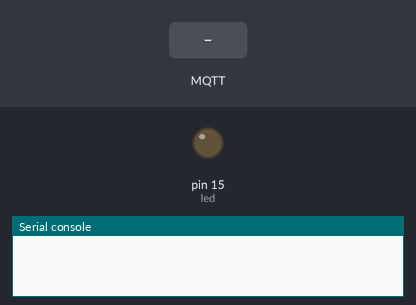
The program below on a simulated MicroPython board. Shown: output pins drawn as LEDs (lit = HIGH), the last lines printed to the serial console. The test bench sets the inputs (shaded band). WiFi joins after 1.5 s; no MQTT or app messages arrive unless stated.

Above: at 1.3 s.
1.4 s: MQTT message "1" arrives on the first subscribed topic
At 2.7 s:
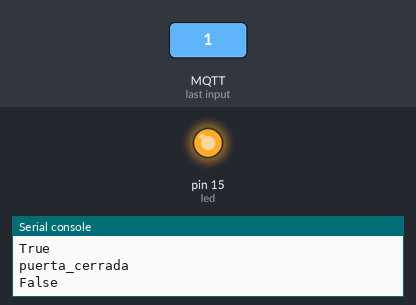
5.9 s: MQTT message "on" arrives on the first subscribed topic
At 9.8 s:
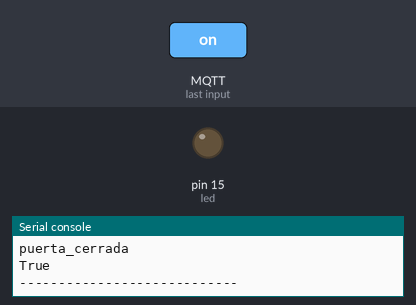
Timing chart, 0 to 11.3 s (numbered marks = the images above; inputs shaded):
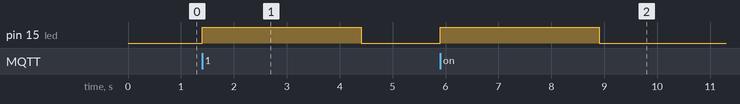

The program:

main.py
```python
import programa
programa.ejecutar()
```

programa.py
```python
import connect
import cerradura

#aca pensar si falla el tema del a conexion wifi
def ejecutar():
    connect.conectar_wifi()
    cerradura.subscriber()
```

connect.py
```python
import network
sta = network.WLAN(network.STA_IF)

def conectar_wifi():
    sta.active(True)
    sta.connect("sistemas", "ditesisitedi")

def desconectar():
    sta.active(False)
```

cerradura.py
```python
#Script para micropython
from umqttsimple import MQTTClient
from machine import Pin
from machine import Timer

persona = " "

server="169.254.254.254"
mqttClient = "umqtt_client"
topic_sub = "ditesi/usuario"
topic_pub = "oficina/persona/estado"
led = Pin(15, mode=Pin.OUT)
c = MQTTClient(mqttClient, server)

puerta_cerrada = True
tiempo = Timer(-1)

def sub_cb(topic, msg):
    global persona
    persona = topic.decode('UTF-8')
    print("***********")
    print(persona)

def abrir_cerrar(persona):
    global puerta_cerrada
    print("puerta_cerrada")
    print(puerta_cerrada)
    if puerta_cerrada:
        puerta_cerrada=False
        led(1)
        c.publish(topic_pub, persona)
        print("puerta_cerrada")
        print(puerta_cerrada)

        def timer(t):
            global puerta_cerrada
            led(0)
            mensaje = "PUERTA CERRADA!!"
            c.publish(topic_pub, mensaje)
            puerta_cerrada=True
            print("puerta_cerrada")
            print(puerta_cerrada)
            print("----------------------------")

        tiempo.init(period=3000, mode=Timer.ONE_SHOT, callback=timer)

    elif not puerta_cerrada:
        print("\\\\\\\\\\\\PUERTA ABIERTA\\\\\\\\\\\\")

def subscriber():
    global persona
    c.set_callback(sub_cb)
    c.connect()
    c.subscribe(topic_sub)
    while True:
        c.check_msg()
        if persona != " ":
            abrir_cerrar(persona)
            persona = " "
    c.disconnect()
```

boot.py
```python
#This file is executed on every boot (including wake-boot from deepsleep)
#import esp
#esp.osdebug(None)
import uos, machine
#uos.dupterm(None, 1) # disable REPL on UART(0)
import gc
import webrepl
webrepl.start()
gc.collect()

#esto es el programa principal
import programa
programa.ejecutar()
```

Measured:
- after the input at 1.4 s, pin 15 (led): LOW → HIGH at once, → LOW 3.0 s later
- after the input at 5.9 s, pin 15 (led): LOW → HIGH at once, → LOW 3.0 s later
